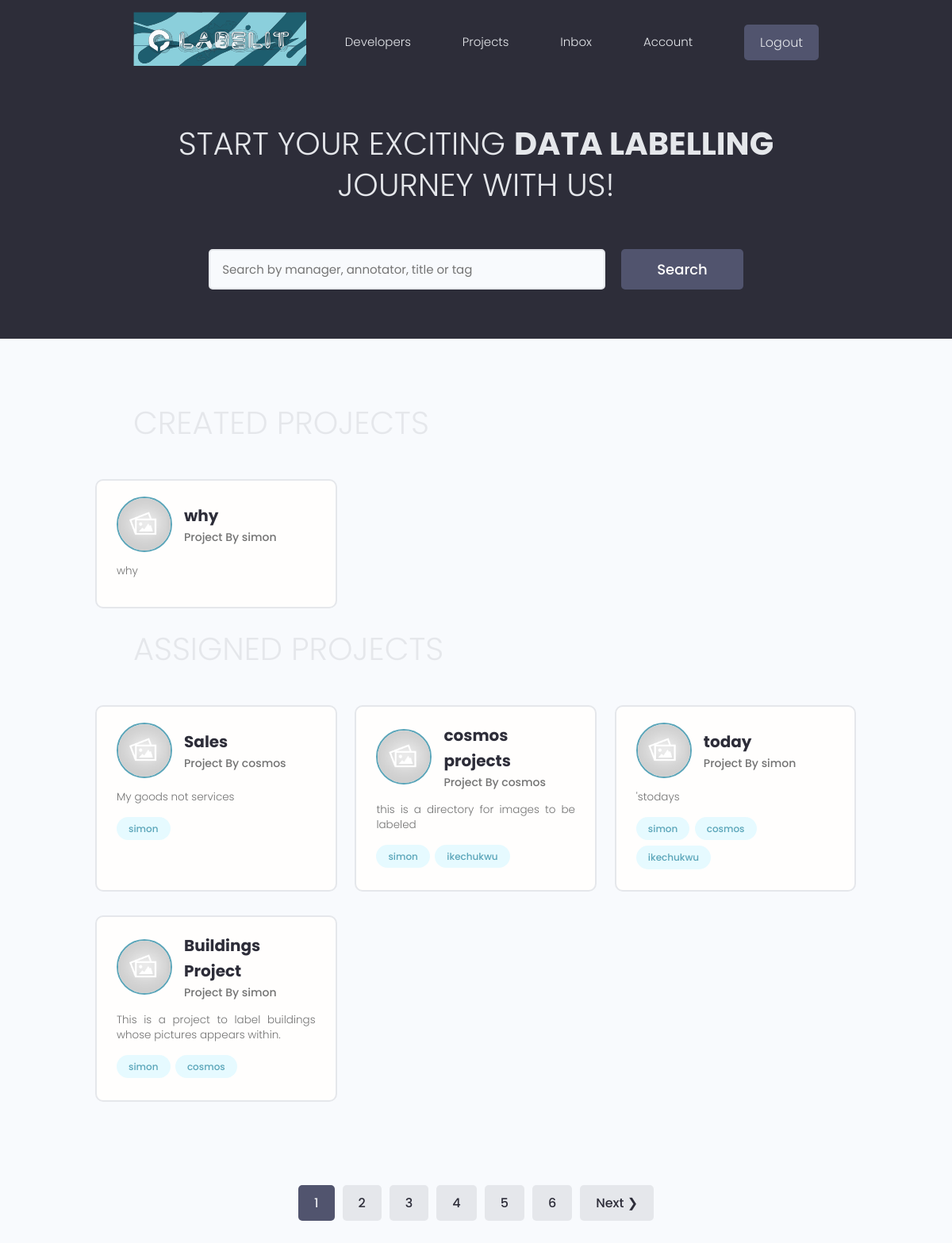
Page / (signed in) on the earlier database version.
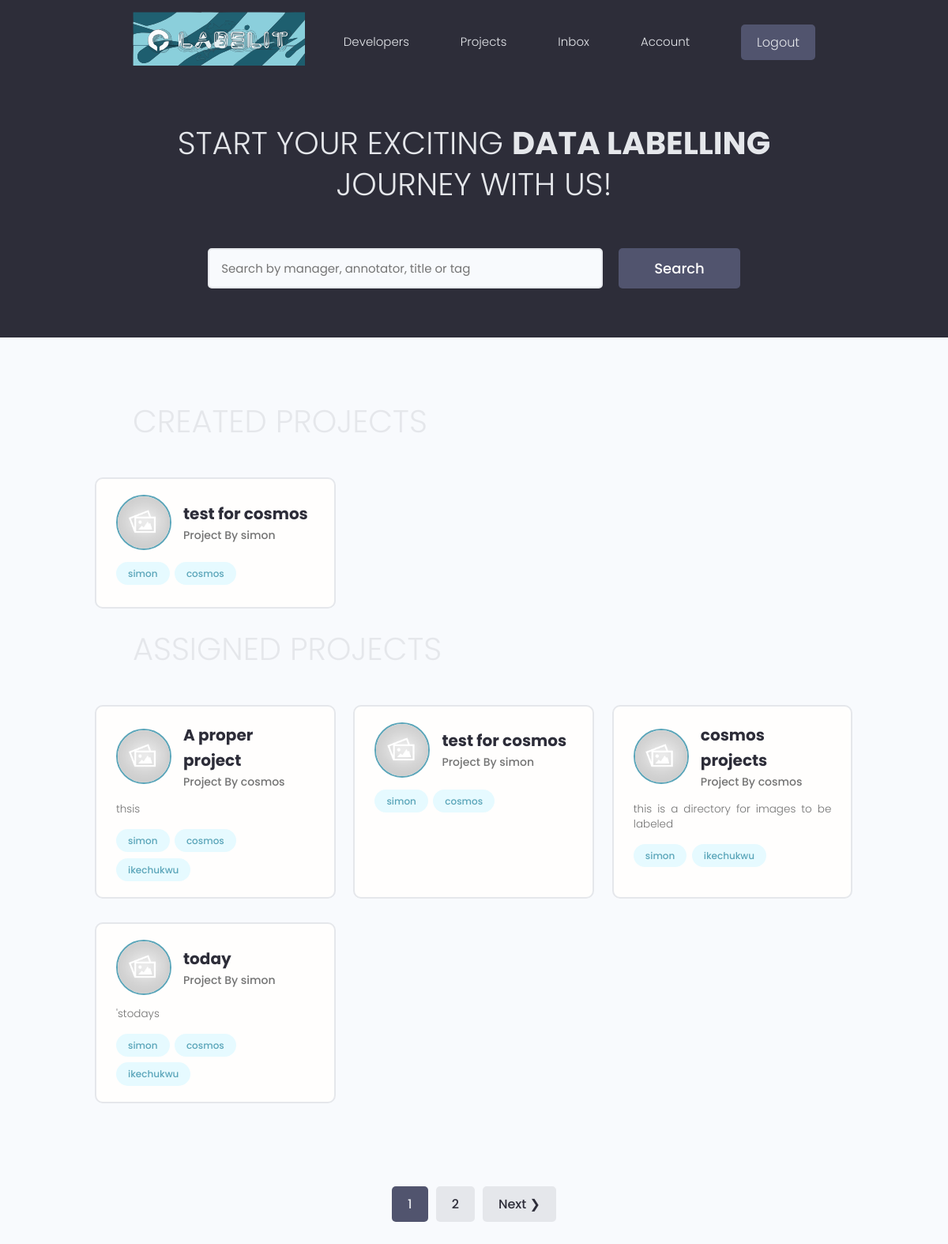
Same page on the later database version.
### label/models.py (models this page shows, shortened)
class Project(models.Model):
    manager = models.ForeignKey(
        Profile, null=True, blank=True, on_delete=models.CASCADE )
    title = models.CharField(max_length=200)
    description = models.TextField(null=True, blank=True)
    annotators = models.ManyToManyField(Profile, blank=True, related_name='annotationprojects')
    project_display_picture = models.ImageField(
        null=True, blank=True, upload_to='project_display_picture/', default="project_display_picture/default.jpg")
    featured_image = models.ManyToManyField(ImageSample, blank=True, related_name='parentprojects', default = 'default.jpg')
    demo_link = models.CharField(max_length=2000, null=True, blank=True)
    source_link = models.CharField(max_length=2000, null=True, blank=True)
    created = models.DateTimeField(auto_now_add=True)
    id = models.UUIDField(default=uuid.uuid4, unique=True,
                          primary_key=True, editable=False)
    class Meta:
        ordering = [ '-created', 'title']
    """@property
    def imageURL(self):
        try:
            url = self.featured_image.url
        except:
            url = ''
        return url"""

### users/models.py (models this page shows)
class Profile(models.Model):
    user = models.OneToOneField(
        User, on_delete=models.CASCADE, null=True, blank=True)
    name = models.CharField(max_length=200, blank=True, null=True)
    email = models.EmailField(max_length=500, blank=True, null=True)
    username = models.CharField(max_length=200, blank=True, null=True)
    location = models.CharField(max_length=200, blank=True, null=True)
    short_intro = models.CharField(max_length=200, blank=True, null=True)
    bio = models.TextField(blank=True, null=True)
    profile_image = models.ImageField(
        null=True, blank=True, upload_to='images/', default="images/Devsearch_Profile.jpg")
    created = models.DateTimeField(auto_now_add=True)
    id = models.UUIDField(default=uuid.uuid4, unique=True,
                          primary_key=True, editable=False)
    def __str__(self):
        return str(self.username)
    class Meta:
        ordering = ['created']

### users/views.py (the view)
# urls.py: path('', views.index, name='index-view'),
@login_required(login_url = 'login')
def index(request):
        profile = request.user.profile
        projects, annotationprojects, search_key = projectsearch(request, profile)
        pagedprojects, pages, page = pagerfunction(request, projects, 1)
        context = {"projects": pagedprojects, 'annotationprojects': annotationprojects, 'searchkey':search_key, 'pages':pages, 'page': int(page) }
        return render(request, 'base/index.html', context)

### users/utils.py (called while the page is built)
def projectsearch(request, profile ):
	search_key = ''
	if request.GET.get("search_key"):
	   search_key = request.GET.get("search_key")
	projects = profile.project_set.distinct().filter(Q(title__icontains=search_key) | Q(description__icontains =search_key) | Q(annotators__username__icontains=search_key))
	annotationprojects = profile.annotationprojects.distinct().filter(Q(title__icontains=search_key) | Q(description__icontains =search_key) | Q(annotators__username__icontains=search_key) )
	return projects, annotationprojects, search_key

def pagerfunction(request, queryset, num_per_page ):
	pages = Paginator(queryset, num_per_page)
	page = request.GET.get("page")
	try:
		pagedqueryset = pages.page(page)
	except PageNotAnInteger:
		page=1
		pagedqueryset = pages.page(page)	#Default Pagenumber
	except EmptyPage:
        	pagedqueryset = pages.page(pages.num_pages)	#Resolving Non-existent pages
	return pagedqueryset, pages, page

### templates/base/index.html (shortened to what this page needs)
{% extends 'base/base.html' %}
{% block content %}
  <main class="home">
    <section class="hero-section text-center">
      <div class="container container--narrow">
        <div class="hero-section__box">
          <h2>START YOUR EXCITING <span>DATA LABELLING</span></h2>
          <h2>JOURNEY WITH US!</h2>
        </div>
        <div class="hero-section__search">
          <form class="form" action="{% url 'index-view' %}" method="GET" >
            <div class="form__field">
              <input class="input input--text" id="formInput#search" type="text" name="search_key"   value="{{searchkey}}"
                placeholder="Search by manager, annotator, title or tag" />
            </div>
            <input class="btn btn--sub btn--lg" type="submit" value="Search" />
          </form>
        </div>
      </div>
    </section>
    <section class="devlist">
      <div class="container container--narrow">
        <div class="hero-section__box">
        <h2>CREATED PROJECTS</h2>
      </div>
      </div>
      <div class="container">
        <div class="grid grid--three">
          {% for project in projects %}
          <div class="column card">
            <div class="dev">
              <a href="{% url 'project' project.id %}" class="card__body">
                <div class="dev__profile">
                  <img class="avatar avatar--md" src="{{project.project_display_picture.url}}" alt="image" />
                  <div class="dev__meta">
                    <h3>{{project.title}}</h3>
                    <h5>Project By {{project.manager}}</h5>
                  </div>
                </div>
                <p class="dev__info">
                  {{project.description}}
                </p>
                <div class="dev__skills">
                  {% for annotator in project.annotators.all %}
                  <span class="tag tag--pill tag--main">
                    <small>{{annotator}}</small>
                  </span>
                  {% endfor %}
                </div>
              </a>
            </div>
          </div>
          {% endfor %}
        </div>
      </div>
      <div class="container container--narrow">
        <div class="hero-section__box">
        <h2>ASSIGNED PROJECTS</h2>
      </div>
      </div>
        <div class="container">
        <div class="grid grid--three">
          {% for project in annotationprojects %}
          <div class="column card">
            <div class="dev">
              <a href="{% url 'project' project.id %}" class="card__body">
                <div class="dev__profile">
                  <img class="avatar avatar--md" src="{{project.project_display_picture.url}}" alt="image" />
                  <div class="dev__meta">
                    <h3>{{project.title}}</h3>
                    <h5>Project By {{project.manager}}</h5>
                  </div>
                </div>
                <p class="dev__info">
                  {{project.description}}
                </p>
                <div class="dev__skills">
                  {% for annotator in project.annotators.all %}
                  <span class="tag tag--pill tag--main">
                    <small>{{annotator}}</small>
                  </span>
                  {% endfor %}
                </div>
              </a>
            </div>
          </div>
          {% endfor %}
        </div>
      </div>
    </section>
   {% include 'base/pagination.html' with queryset=projects %}
  </main>
{% endblock %}

### templates/base/base.html (shortened to what this page needs)
<!DOCTYPE html>
{% load static %}
<html lang="en">
<head>
  <link rel="stylesheet" href="https://cdn.iconmonstr.com/1.3.0/css/iconmonstr-iconic-font.min.css" />
  <link rel="stylesheet" href="{% static 'uikit/styles/uikit.css' %}" />
  <link rel="stylesheet" href="{% static 'styles/app.css' %}" />
</head>
<body>
  <header class="header">
    <div class="container container--narrow">
      <a href="/" class="header__logo">
        <img src="{% static 'images/logo.svg' %}" alt="DevSearch Logo" />
      </a>
      <nav class="header__nav">
        <ul class="header__menu">
          <li class="header__menuItem"><a href="index.html">Developers</a></li>
          <li class="header__menuItem"><a href="projects.html">Projects</a></li>
          {% if request.user.is_authenticated %}
          <li class="header__menuItem"><a href="#">Inbox</a></li>
          <li class="header__menuItem"><a href="{% url 'account' %}">Account</a></li>
          <li class="header__menuItem"><a href="{% url 'logout' %}" class="btn btn--sub">Logout</a></li>
          {% else %}
          <li class="header__menuItem"><a href="{% url 'login' %}" class="btn btn--sub">Login/Sign Up</a></li>
          {% endif %}
        </ul>
      </nav>
    </div>
  </header>
  {% block content %}
{% endblock %}
</body>
</html>

### templates/base/pagination.html (shortened to what this page needs)
{% if queryset.has_other_pages %}
  <div class="pagination">
      <ul class="container">
         {% for pagenum in pages.page_range %}
         	{% if pagenum == page %}
        		<li><a href="?page={{pagenum}}" class="btn btn--sub">{{pagenum}}</a></li>
        	{% else %}
        		<li><a href="?page={{pagenum}}" class="btn">{{pagenum}}</a></li>
        	{% endif %}
        {% endfor %}
        {% if queryset.has_next %}
       	 <li><a href="?page={{queryset.next_page_number}}" class="btn">Next &#10095;</a></li>
        {% endif %}
      </ul>
    </div>
{% endif %}

### static/styles/app.css (style rules this page uses)
:root { --color-sub: #2d2d39; }
.btn--sub { background-color: var(--color-sub-light); }
.card { border: 2px solid var(--color-light); }
img { width: 100%; }
.header { position: sticky; z-index: 111; background-color: var(--color-sub); padding: 1.5rem 0; }
.header > .container { display: flex; justify-content: space-between; align-items: center; }
.header__logo > img { height: 6.8rem; }
.header__nav > ul { display: inline-flex; align-items: center; list-style: none; gap: 6.5rem; }
.header__menuItem > a { color: var(--color-light); font-weight: 300; }
.hero-section { height: 40vh; display: flex; align-items: center; background-color: var(--color-sub); }
.hero-section__box { margin-bottom: 4rem; }
.hero-section__box > h2, .hero-section__box > h2 > span { font-size: 4rem; color: var(--color-light); line-height: 1.3; text-transform: uppercase; }
.hero-section__box > h2 { font-weight: 300; }
.hero-section__box > h2 > span { font-weight: 700; }
.hero-section__search > .form { display: flex; align-items: center; justify-content: center; gap: 2rem; }
.hero-section__search > .form input.input--text { width: 50rem; }
.devlist { margin-top: 8rem; }
.devlist .grid { align-items: stretch; }
.devlist .dev .dev__profile { display: flex; align-items: center; gap: 1.5rem; }
.devlist .dev .dev__meta h3 { color: var(--color-sub); font-size: 2rem; font-weight: 700; }
.devlist .dev .dev__meta h5 { color: var(--color-text); font-size: 1.4rem; font-weight: 500; }
.devlist .dev .dev__info { margin: 1.5rem 0; font-size: 1.35rem; line-height: 1.4; text-align: justify; }
.pagination { margin-top: 8rem; margin-bottom: 10rem; }
.pagination > ul { flex-wrap: wrap; list-style: none; display: flex; align-items: center; justify-content: center; gap: 1rem; }
.pagination .btn { color: var(--color-sub); }
.pagination .btn.btn--sub { color: var(--color-light); }

### static/uikit/styles/modules/_variables.css (style rules this page uses)
:root { --color-main: #5aa5b9; --color-main-light: #e6faff; --color-sub: #3f4156; --color-sub-light: #51546e; --color-sub-lighter: #ededfd; --color-text: #737373; --color-gray: #8b8b8b; --color-light: #e5e7eb; --color-light-gray: #767676; --color-bg: #f8fafd; --color-white: #fffefd; --color-white-light: #f3f3f3; --color-success: #359e64; --color-success-bg: #def8e8; --color-error: #fc4b0b; --color-error-bg: #fff2ee; --font-base: 'Poppins', arial, helvetica, 'Segoe UI', roboto, ubuntu, sans-serif; --font-monospace: 'Fira Code', 'Courier New', courier, monospace; --font-regular: 300; --font-medium: 500; --font-bold: 700; --generic-shadow: 1px 1px 5px #00000010; --generic-transition: all 0.3s ease-in-out; }

### static/uikit/styles/modules/_base.css (style rules this page uses)
* { margin: 0; padding: 0; box-sizing: border-box; text-rendering: optimizeLegibility; color: inherit; font-size: inherit; }
html { font-size: 50%; }
@media only screen and (min-width: 480px) { html { font-size: 56.25%; } }
@media only screen and (min-width: 1200px) { html { font-size: 62.5%; } }
body { line-height: 1.6; font-weight: 400; font-size: 1.5rem; color: var(--color-text); background-color: var(--color-bg); min-height: 100vh; }

### static/uikit/styles/modules/_typography.css (style rules this page uses)
* { font-family: var(--font-base); }
h2 { font-size: 3.6rem; font-weight: var(--font-bold); }
h3 { font-size: 3.2rem; font-weight: var(--font-medium); }
h5 { font-size: 2.4rem; font-weight: var(--font-medium); }
h5, h6 { font-weight: var(--font-regular); }
p, span, strong { font-size: 1.6rem; color: var(--color-text); font-weight: var(--font-regular); }
a { padding-bottom: 2px; text-decoration: none; display: inline-block; color: var(--color-main); font-weight: var(--font-medium); }

### static/uikit/styles/modules/_utilities.css (style rules this page uses)
.container { width: 92%; max-width: 165rem; margin: 0 auto; box-sizing: border-box; }
.container--narrow { width: 92%; max-width: 120rem; }
@media screen and (min-width: 1000px) { .container { width: 90%; } }
@media screen and (min-width: 1000px) { .container--narrow { width: 85%; } }
@media screen and (min-width: 1200px) { .container { width: 80%; } }
@media screen and (min-width: 1200px) { .container--narrow { width: 72%; } }
.text-center { text-align: center; }

### static/uikit/styles/modules/_avatar.css (style rules this page uses)
.avatar { border-radius: 50%; border: 2px solid var(--color-main); object-fit: cover; }
.avatar--md { height: 7rem; width: 7rem; }

### static/uikit/styles/modules/_card.css (style rules this page uses)
.card { border-radius: 1rem; background-color: var(--color-white); border: 1.5px solid var(--color-light); width: auto; height: auto; margin-top: 0.5rem; margin-bottom: 0.5rem; overflow: hidden; }
.card__body, .card__header { padding: 2rem 2.5rem; }

Differences in the rows shown:
removed Project: project_display_picture (placeholder picture), title "why", manager "simon", description "why", shown under "JOURNEY WITH US!"
removed Project: project_display_picture (placeholder picture), title "Sales", manager "cosmos", description "My goods not services", Profile (username "simon")
removed Project: project_display_picture (placeholder picture), title "Buildings Project", manager "simon", description "This is a project to label buildings whose pictures appears within.", Profile (username "simon"), Profile (username "cosmos")
added Project: project_display_picture (placeholder picture), title "test for cosmos", manager "simon", Profile (username "simon"), Profile (username "cosmos")
added Project: project_display_picture (placeholder picture), title "A proper project", manager "cosmos", description "thsis", Profile (username "simon"), Profile (username "cosmos"), Profile (username "ikechukwu")
Other differences:
list line gone: "3"
list line gone: "4"
list line gone: "5"
list line gone: "6"
